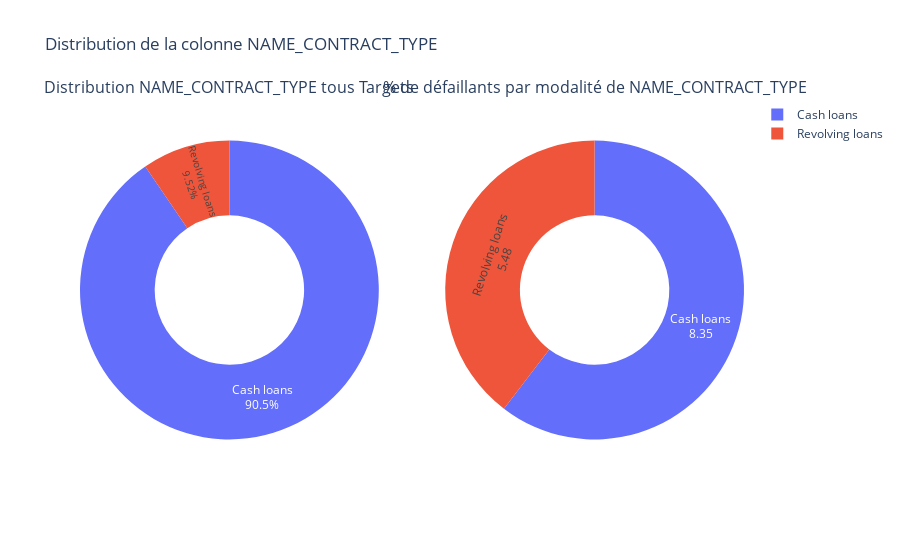

Notebook code for this chart:
### Code cell
# plotting the Pie Plot for the column
plot_categorical_variables_pie(application_train, 'NAME_CONTRACT_TYPE', hole = 0.5)
print('-'*100)

### Figure 1 — Plotly figure (JSON) as saved in the notebook; plotly's stock layout.template omitted (floating-point values rounded to 4 significant figures)
{"data": [{"domain": {"x": [0, 0.45], "y": [0, 1]}, "hole": 0.5, "labels": ["Cash loans", "Revolving loans"], "textinfo": "label+percent", "textposition": "inside", "type": "pie", "values": [278232, 29279]}, {"domain": {"x": [0.55, 1], "y": [0, 1]}, "hole": 0.5, "hoverinfo": "label+value", "labels": ["Cash loans", "Revolving loans"], "textinfo": "label+value", "type": "pie", "values": [8.35, 5.48]}], "layout": {"annotations": [{"font": {"size": 16}, "showarrow": false, "text": "Distribution NAME_CONTRACT_TYPE tous Targets", "x": 0.225, "xanchor": "center", "xref": "paper", "y": 1, "yanchor": "bottom", "yref": "paper"}, {"font": {"size": 16}, "showarrow": false, "text": "% de défaillants par modalité de NAME_CONTRACT_TYPE", "x": 0.775, "xanchor": "center", "xref": "paper", "y": 1, "yanchor": "bottom", "yref": "paper"}], "autosize": true, "title": {"text": "Distribution de la colonne NAME_CONTRACT_TYPE"}}}
